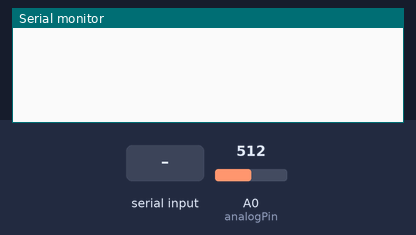
Recording of a sketch running on a simulated Arduino Uno, built with avr-gcc and run on an emulated ATmega328P. Parts: the last lines printed to the serial monitor. The test bench sets the inputs (shaded band); at power-on: A0 (analogPin) = 512.

Above: at 1.2 s.
1.3 s: "90,45\n" received over Serial
At 3.5 s:
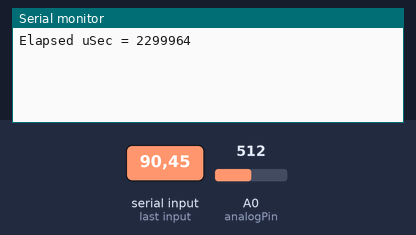
3.8 s: "B90\n" received over Serial
At 5.2 s:
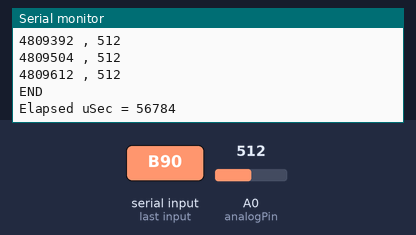
Timing chart, 0 to 6.8 s (numbered marks = the images above; inputs shaded):
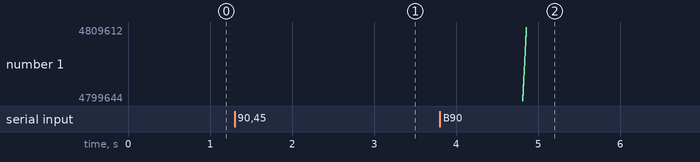

Measured:
- after the input at 1.3 s, the serial monitor: prints a new line after 1.0 s (image 1)
- after the input at 3.8 s, the serial monitor: prints a new line after 1.0 s (image 2)

The sketch:

MyOscil.ino
```cpp
int analogPin=A0;
String receiveString;

int numBurstSamples;
unsigned long timeStart;
unsigned long timeStop;
unsigned long timeElapsed;

void setup() {
  // put your setup code here, to run once:
  Serial.begin(2000000);
  pinMode(analogPin, INPUT);
}

void loop() {
  // put your main code here, to run repeatedly:
  if(Serial.available())
  {
    receiveString=Serial.readString();
    if(receiveString.startsWith("B"))
    {
      timeStart=micros();
      numBurstSamples=receiveString.substring(1).toInt();
      GrabBurstandSend(numBurstSamples);
    }
    timeStop=micros();
    timeElapsed=timeStop-timeStart;
    Serial.print("Elapsed uSec = ");
    Serial.println(timeElapsed);
  }
}

void GrabBurstandSend(int numSamples)
{
  unsigned int val[numSamples]; // 2 bytes per int
  unsigned long time[numSamples];  // 4 bytes per long

  for(int i=0;i<numSamples;i++)
  {
    time[i]=micros();
    val[i]=analogRead(analogPin);
  }
  for(int i=0;i<numSamples;i++)
  {
    Serial.print(time[i]);
    Serial.print(" , ");
    Serial.println(val[i]);
  }
  Serial.println("END");
}
```
